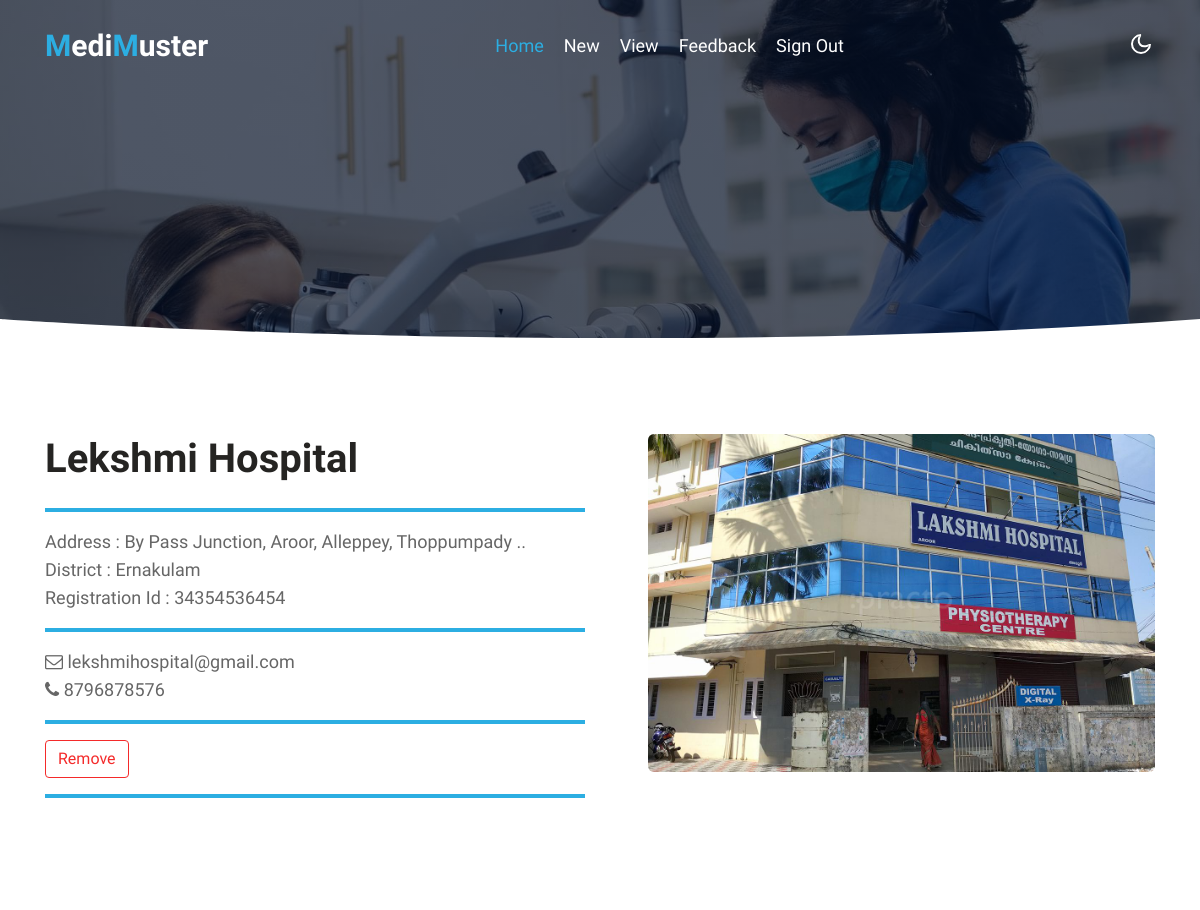
Screenshot of /Admin/VaccineCentersById.php?id=2 with the database file from the repository.
### tables this page shows
CREATE TABLE `v_center` (
  `uid` int(11) NOT NULL,
  `name` varchar(44) NOT NULL,
  `address` varchar(400) NOT NULL,
  `dist` varchar(44) NOT NULL,
  `reg_id` varchar(44) NOT NULL,
  `contact` varchar(44) NOT NULL,
  `email` varchar(44) NOT NULL,
  `img` longblob NOT NULL
);

### Admin/VaccineCentersById.php (the view, shortened to what this page needs)
<?php
include './Header.php';
?>
<?php
$id = $_GET['id'];
$qry = mysqli_query($conn, "SELECT * FROM `v_center` WHERE `uid`='$id'");
if (mysqli_fetch_array($qry) > 0) {
    $qry = mysqli_query($conn, "SELECT * FROM `v_center` WHERE `uid`='$id'");
    while ($row = mysqli_fetch_array($qry)) {
?>
        <section class="w3l-two-servicses py-5" id="services2">
            <div class="container py-lg-5 py-md-4 py-2">
                <div class="row bottom-ab-grids">
                    <div class="col-lg-6 bottom-ab-left align-self">
                        <h3 class="title-w3l mb-4"><?php echo $row['name'] ?></h3>
                        <hr style="border: 2px solid #2CAEE2; ">
                        <p class="">Address : <?php echo $row['address'] ?>. </p>
                        <p class="">District : <?php echo $row['dist'] ?> </p>
                        <p class="">Registration Id : <?php echo $row['reg_id'] ?> </p>
                        <hr style="border: 2px solid #2CAEE2; ">
                        <a href="mailto: <?php echo $row['email'] ?>">
                            <p class=""><span class="fa fa-envelope-o"></span> <?php echo $row['email'] ?> </p>
                        </a>
                        <a href="tel: <?php echo $row['contact'] ?>">
                            <p class=""><span class="fa fa-phone"></span> <?php echo $row['contact'] ?> </p>
                        </a>
                        <hr style="border: 2px solid #2CAEE2; ">
                        <a href="../Action/RejectRequest.php?id=<?php echo $row['uid'] ?>"><button type="button" class="btn btn-outline-primary">Remove</button></a>
                        <hr style="border: 2px solid #2CAEE2; ">
                    </div>
                    <div class="col-lg-6 bottom-right-grids pl-lg-5 mt-lg-0 mt-5">
                        <img src="../<?php echo $row['img'] ?>" alt="" class="radius-image img-fluid">
                    </div>
                </div>
            </div>
        </section>
    <?php
    }
} else {
    ?>
    <img src="../nodata.png" height="20%" width="20%" style=" margin-left: 500px; margin-right: auto;" />
<?php
}
?>

### rows the page displays
v_center: name "Lekshmi Hospital", address "By Pass Junction, Aroor, Alleppey, Thoppumpady .", dist "Ernakulam", reg "34354536454", email "lekshmihospital@gmail.com", contact "8796878576", img (picture)
